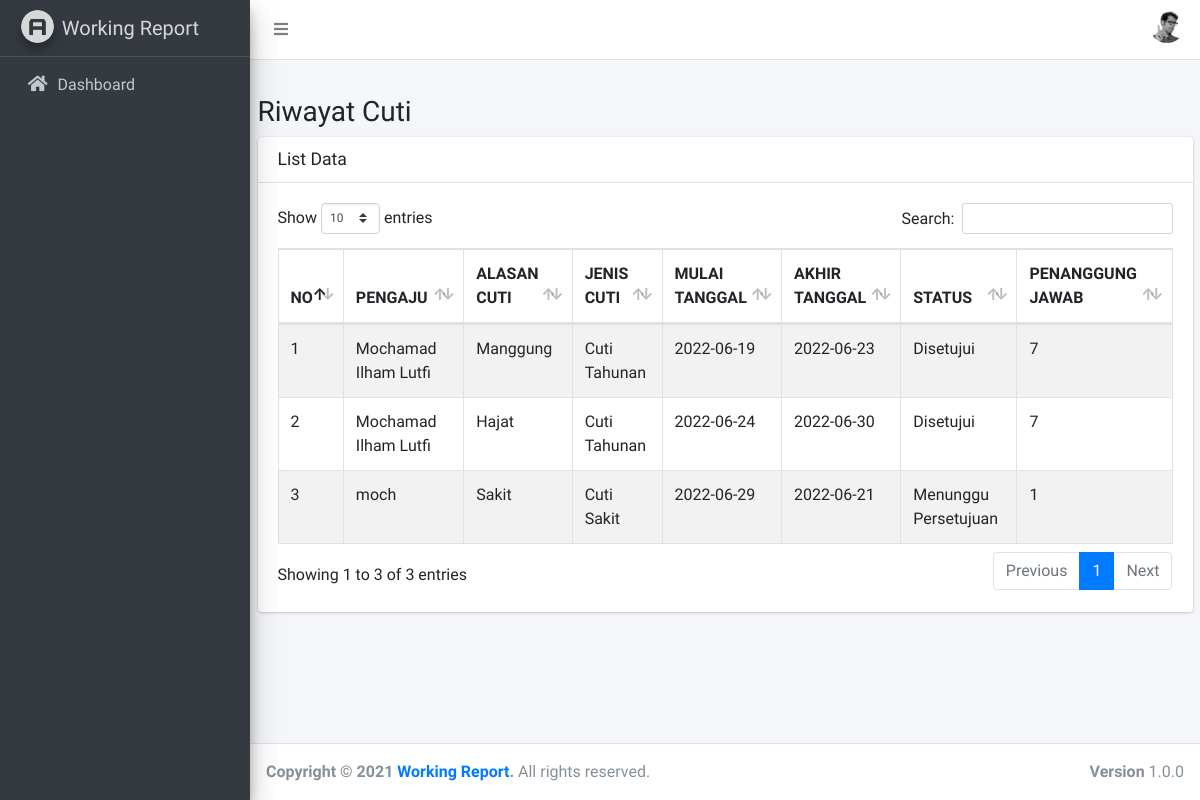
Page /index.php/cuti/riwayat on the earlier database version.
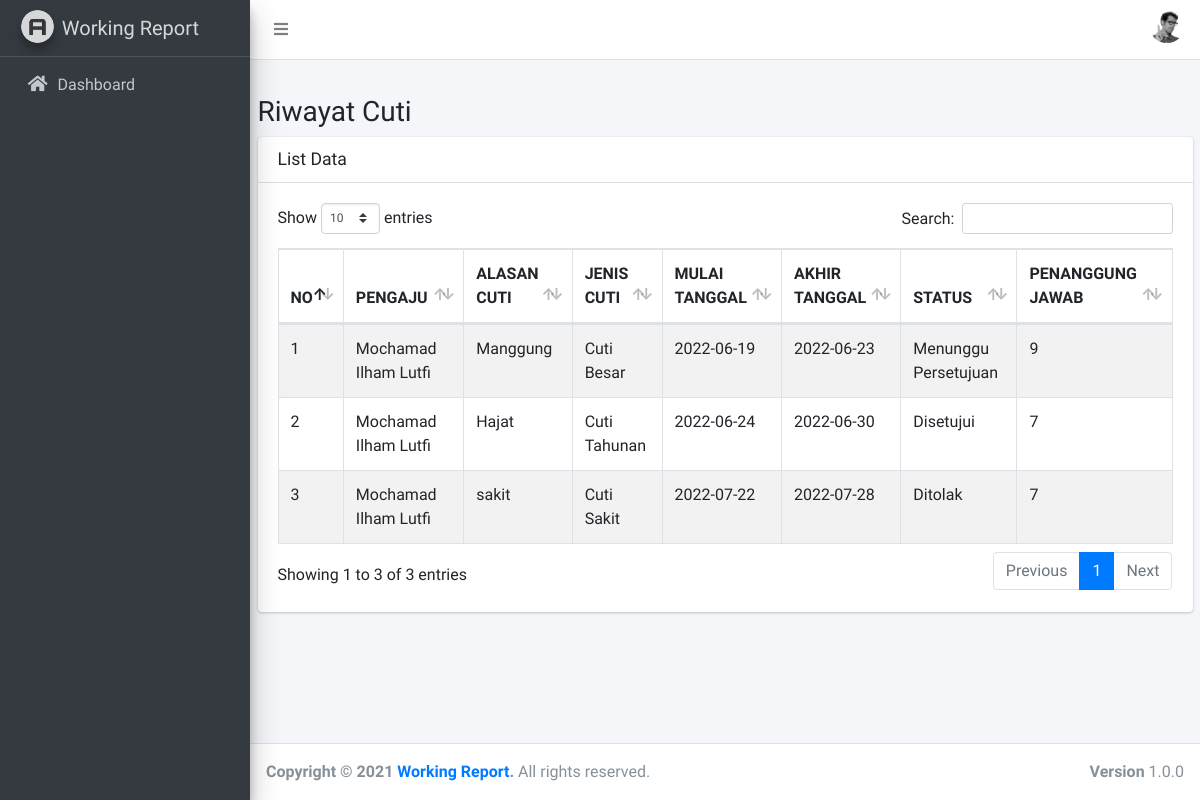
Same page on the later database version.
### tables this page shows
CREATE TABLE `leave` (
  `id` int(11) NOT NULL,
  `user_id` int(11) DEFAULT NULL,
  `reason` text DEFAULT NULL,
  `jenis_cuti_id` int(11) DEFAULT NULL,
  `start_date` date DEFAULT NULL,
  `end_date` date DEFAULT NULL,
  `status` int(11) DEFAULT NULL,
  `responsible` int(11) DEFAULT NULL,
  `created_date` datetime DEFAULT NULL
);

CREATE TABLE `personal_data` (
  `id` int(11) NOT NULL,
  `user_id` int(11) DEFAULT NULL,
  `nik` varchar(20) DEFAULT NULL,
  `name` varchar(50) DEFAULT NULL,
  `birth_place` varchar(50) DEFAULT NULL,
  `birth_date` date DEFAULT NULL,
  `address` text DEFAULT NULL,
  `married_date` date DEFAULT NULL
);

CREATE TABLE `jenis_cuti` (
  `id` int(11) NOT NULL,
  `nama_cuti` varchar(255) DEFAULT NULL
);

### application/controllers/Cuti.php (called while the page is built, shortened)
<?php
class Cuti extends CI_Controller
{
    function __construct(){
		$this->load->model('M_cuti');
		$this->load->model('M_user');
		$this->load->library('form_validation');
	}
	public function riwayat()
    {
		$data['listcuti'] = $this->M_cuti->getAllRiwayatCuti();
        $data['content'] = 'cuti/v_riwayat_cuti';
        $this->load->view('v_template',$data);
    }
}

### index.php (called while the page is built, shortened)
<?php
require_once BASEPATH.'core/CodeIgniter.php';

### application/models/M_cuti.php (called while the page is built, shortened)
<?php
	class M_cuti extends CI_Model {
        private $_table = 'leave';
        private $_table3 = 'personal_data';
        private $_table4 = 'jenis_cuti';
        public function getAllRiwayatCuti(){
            $this->db->select('leave.*, b.name, c.name pengaju, d.nama_cuti');
            $this->db->from($this->_table);
            $this->db->join($this->_table3. " b", 'b.user_id = leave.user_id');
            $this->db->join($this->_table3. " c", 'c.user_id = leave.user_id');
            $this->db->join($this->_table4. " d", 'd.id = leave.jenis_cuti_id');
            $query = $this->db->get();
            return $query;
        }
	}
?>

### application/views/cuti/v_riwayat_cuti.php (the view, shortened to what this page needs)
<div class="col-sm-12">
    <div class="thumbnail">
        <div class="caption">
            <h3>
                Riwayat Cuti
            </h3>
        </div>
        <div class="card">
            <div class="card-header">
                <h3 class="card-title">List Data</h3>
            </div>
            <div class="card-body">
                <table id="example1" class="table table-bordered table-striped">
                    <thead>
                        <tr>
                            <th>NO</th>
                            <th>PENGAJU</th>
                            <th>ALASAN CUTI</th>
                            <th>JENIS CUTI</th>
                            <th>MULAI TANGGAL</th>
                            <th>AKHIR TANGGAL</th>
                            <th>STATUS</th>
                            <th>PENANGGUNG JAWAB</th>
                        </tr>
                    </thead>
                    <tbody>
                        <?php
                            $no = 1;
                            foreach($listcuti->result() as $rowcuti){
                        ?>
                            <tr>
                                <td><?=$no?></td>
                                <td><?=$rowcuti->pengaju;?></td>
                                <td><?=$rowcuti->reason;?></td>
                                <td><?=$rowcuti->nama_cuti;?></td>
                                <td><?=$rowcuti->start_date;?></td>
                                <td><?=$rowcuti->end_date;?></td>
                                <td><?php
                                if($rowcuti->status == "1" ){
                                    echo "Menunggu Persetujuan";
                                }elseif($rowcuti->status == "2" ){
                                    echo "Disetujui";
                                }else{
                                    echo "Ditolak";
                                }
                                ?></td>
                                <td><?=$rowcuti->responsible;?></td>
                            </tr>
                        <?php
                                $no++;
                            }
                        ?>
                </table>
            </div>
        </div>
    </div>
</div>

### application/views/v_template.php (shortened to what this page needs)
<!DOCTYPE html>
<html lang="en">
  <head>
    <link rel="stylesheet" href="<?=base_url('assets');?>/vendor/css/style.css">
    <link rel="stylesheet" href="<?=base_url('assets');?>/vendor/AdminLTE-3.0.5/plugins/fontawesome-free/css/all.min.css">
    <link rel="stylesheet" href="https://code.ionicframework.com/ionicons/2.0.1/css/ionicons.min.css">
    <link rel="stylesheet" href="<?=base_url('assets');?>/vendor/AdminLTE-3.0.5/plugins/daterangepicker/daterangepicker.css">
    <link rel="stylesheet" href="<?=base_url('assets');?>/vendor/AdminLTE-3.0.5/plugins/icheck-bootstrap/icheck-bootstrap.min.css">
    <link rel="stylesheet" href="<?=base_url('assets');?>/vendor/AdminLTE-3.0.5/plugins/tempusdominus-bootstrap-4/css/tempusdominus-bootstrap-4.min.css">
    <link rel="stylesheet" href="<?=base_url('assets');?>/vendor/AdminLTE-3.0.5/plugins/select2/css/select2.min.css">
    <link rel="stylesheet" href="<?=base_url('assets');?>/vendor/AdminLTE-3.0.5/plugins/select2-bootstrap4-theme/select2-bootstrap4.min.css">
    <link rel="stylesheet" href="<?=base_url('assets');?>/vendor/AdminLTE-3.0.5/plugins/bootstrap4-duallistbox/bootstrap-duallistbox.min.css">
    <link rel="stylesheet" href="<?=base_url('assets');?>/vendor/AdminLTE-3.0.5/plugins/overlayScrollbars/css/OverlayScrollbars.min.css">
    <link rel="stylesheet" href="https://code.ionicframework.com/ionicons/2.0.1/css/ionicons.min.css">
    <link rel="stylesheet" href="<?=base_url('assets');?>/vendor/AdminLTE-3.0.5/plugins/datatables-bs4/css/dataTables.bootstrap4.min.css">
    <link rel="stylesheet" href="<?=base_url('assets');?>/vendor/AdminLTE-3.0.5/plugins/datatables-responsive/css/responsive.bootstrap4.min.css">
    <link rel="stylesheet" href="<?=base_url('assets');?>/vendor/AdminLTE-3.0.5/dist/css/adminlte.min.css">
  </head>
  <body class="hold-transition sidebar-mini layout-fixed layout-navbar-fixed layout-footer-fixed">
    <div class="wrapper">
      <nav class="main-header navbar navbar-expand navbar-white navbar-light" style="max-height: 60px;">
        <ul class="navbar-nav mr-auto">
          <li class="nav-item">
            <a class="nav-link" data-widget="pushmenu" href="#" user="button"><i class="fas fa-bars"></i></a>
          </li>
        </ul>
        <span class="navbar-text" style="padding-right: .5rem; padding-top: 10px; padding-bottom: 0px; ">
        <div class="user-panel mt-3 pb-3 mb-3 d-flex " style="overflow: inherit; ">
        <div class="info">
        </div>
        <div class="image">
        <div class="dropdown">
        <img src="<?=base_url('assets');?>/vendor/AdminLTE-3.0.5/dist/img/user2-160x160.jpg" class="img-circle " alt="User Image" id="dropdownMenuButton" data-toggle="dropdown" aria-pressed="true">
        </span>
      </nav>
      <aside class="main-sidebar sidebar-dark-primary elevation-4">
        <a href="<?=base_url();?>/dashboard" class="brand-link">
          <img src="<?=base_url('assets');?>/vendor/AdminLTE-3.0.5/dist/img/AdminLTELogo.png" alt="AdminLTE Logo" class="brand-image img-circle elevation-3"
              style="opacity: .8">
          <span class="brand-text font-weight-light">Working Report</span>
        </a>
        <div class="sidebar">
          <nav class="mt-2">
            <ul class="nav nav-pills nav-sidebar flex-column" data-widget="treeview" user="menu" data-accordion="false">
              <li class="nav-item">
                <a href="<?=base_url();?>dashboard" class="nav-link">
                  <i class="nav-icon fa fa-home"></i>
                  <p>
                    Dashboard
                  </p>
                </a>
              </li>
            </ul>
          </nav>
        </div>
      </aside>
      <div class="content-wrapper">
        <div class="content-header">
        </div>
        <?php
            $this->load->view($content)
          ?>
      </div>
      <footer class="main-footer">
        <strong>Copyright &copy; 2021 <a href="http://adminlte.io">Working Report</a>.</strong>
        All rights reserved.
        <div class="float-right d-none d-sm-inline-block">
          <b>Version</b> 1.0.0
        </div>
      </footer>
    </div>
  </body>
</html>

Differences in the rows shown:
removed leave: personal_data.name "moch", reason "Sakit", jenis_cuti.nama_cuti "Cuti Sakit", start_date "2022-06-29", end_date "2022-06-21", status "Menunggu Persetujuan", responsible "1"
changed leave "Manggung": jenis_cuti.nama_cuti "Cuti Tahunan" → "Cuti Besar"; responsible "7" → "9"; status "Disetujui" → "Menunggu Persetujuan"
added leave: personal_data.name "Mochamad Ilham Lutfi", reason "sakit", jenis_cuti.nama_cuti "Cuti Sakit", start_date "2022-07-22", end_date "2022-07-28", status "Ditolak", responsible "7"
